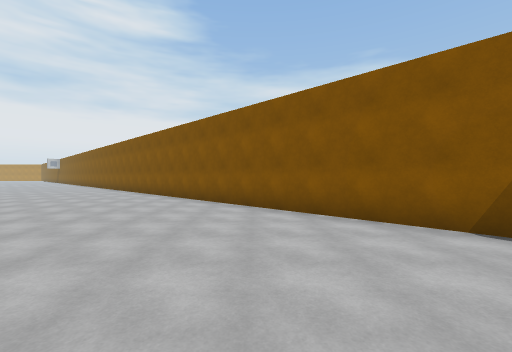
View 1 (above)

23 first-person views from a walk through a 3-D level made in the Unity game engine. The camera is 1.5 m above the floor, looks level and sees 90° across. The floor is counted in squares, 2 m on a side. Each view is taken from the middle of a square. On the plan, view 1 faces up. The plan holds only what a view shows up to about 9 squares ahead; the rest is blank. The place goes on beyond the plan. Some surface patterns are stand-ins.

View 2
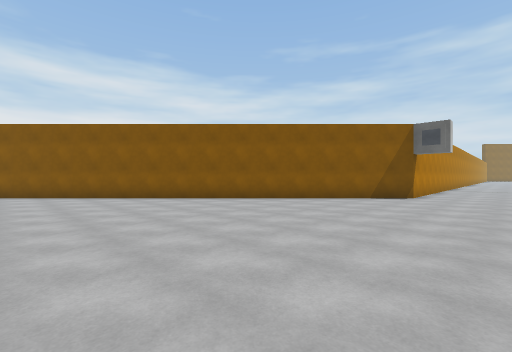

View 3
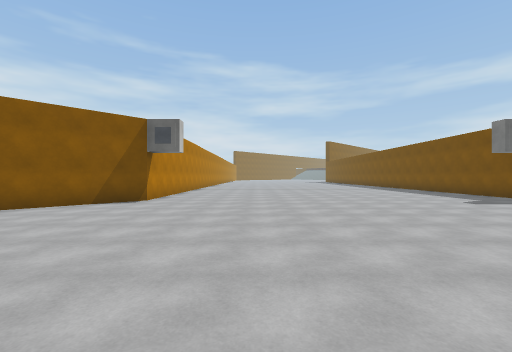

View 4
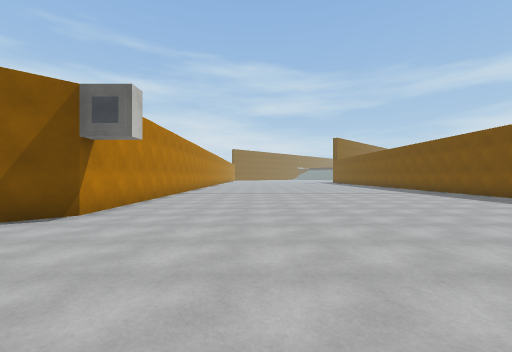

View 5
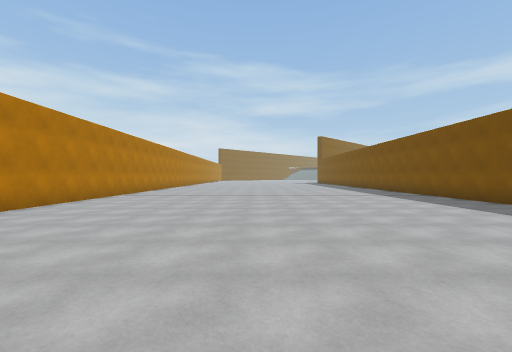

View 6
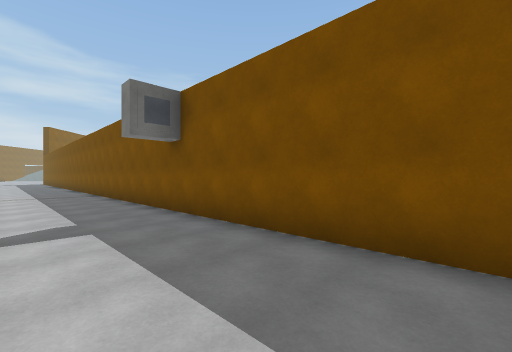

View 7
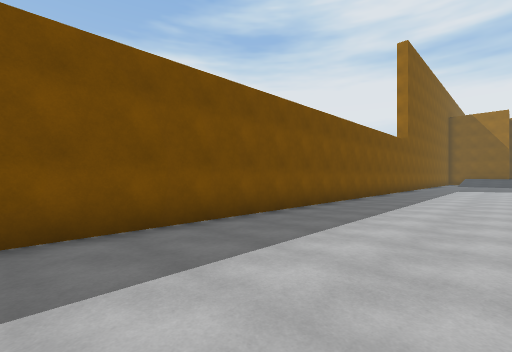

View 8
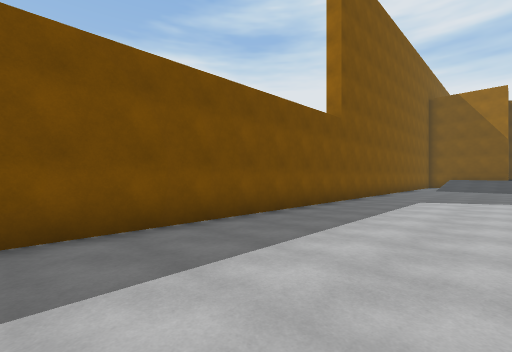

View 9
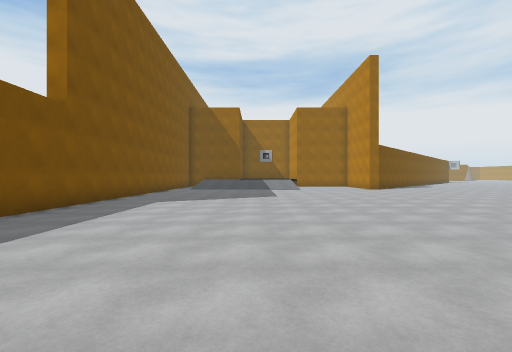

View 10
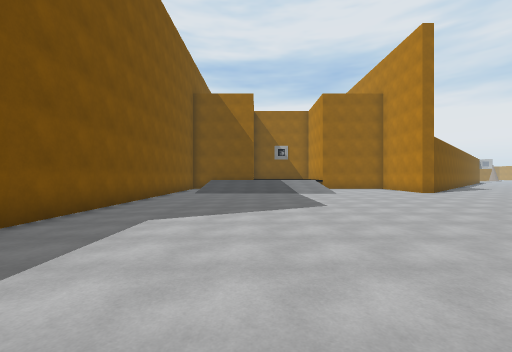

View 11
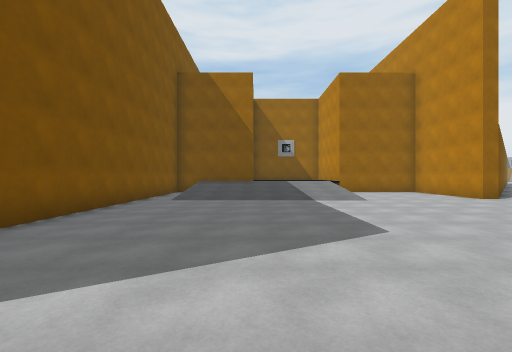

View 12
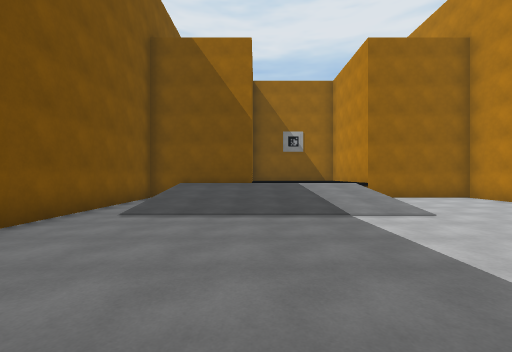

View 13
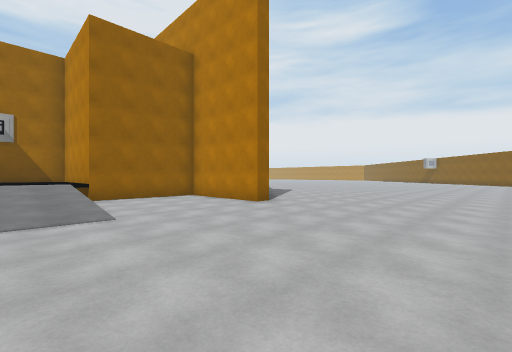

View 14
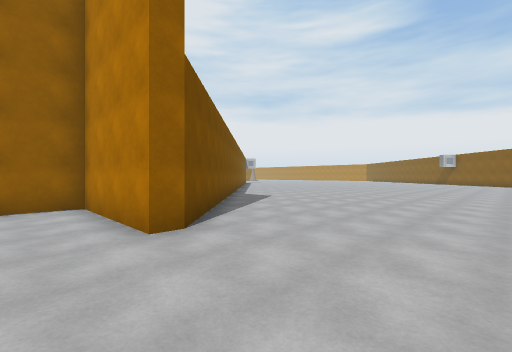

View 15
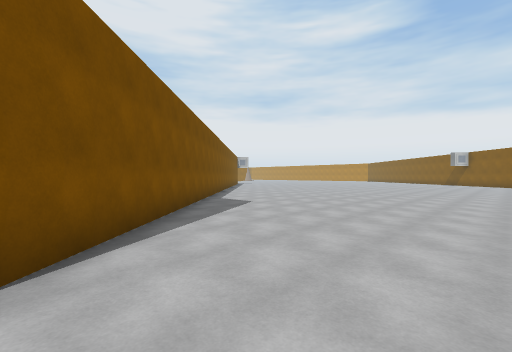

View 16
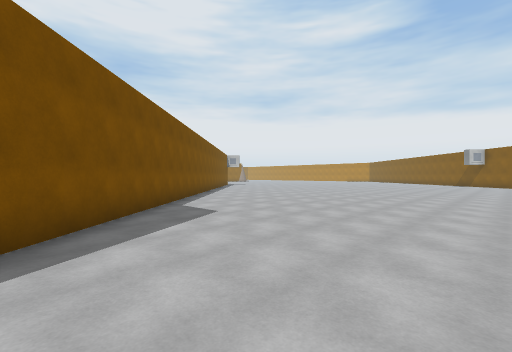

View 17
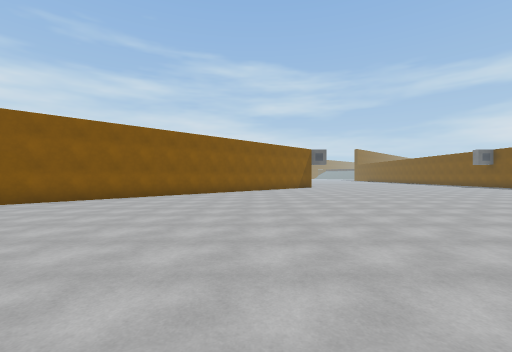

View 18
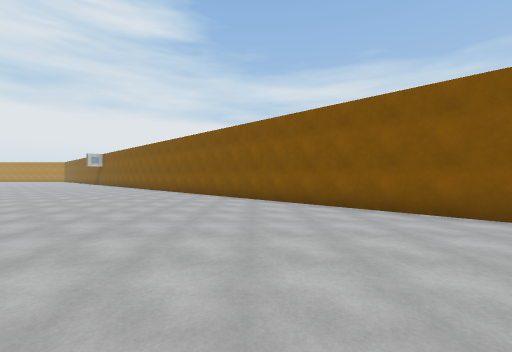

View 19
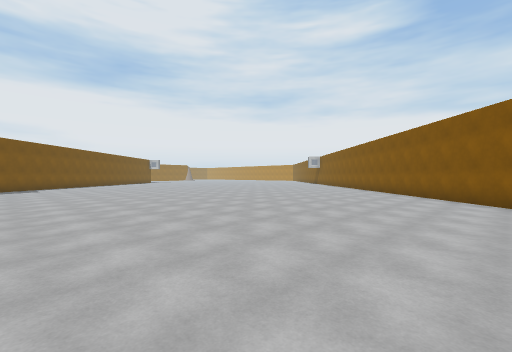

View 20
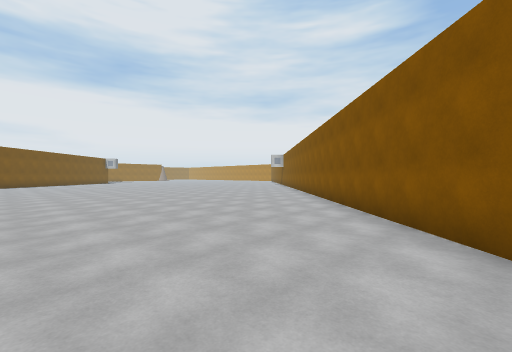

View 21
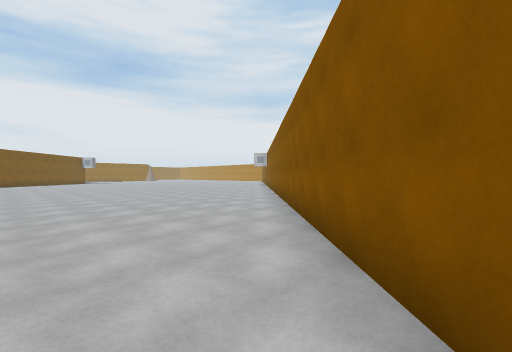

View 22
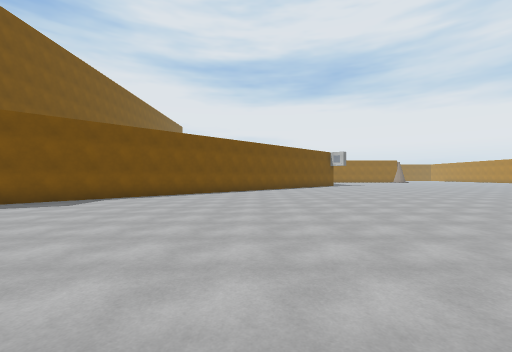

View 23
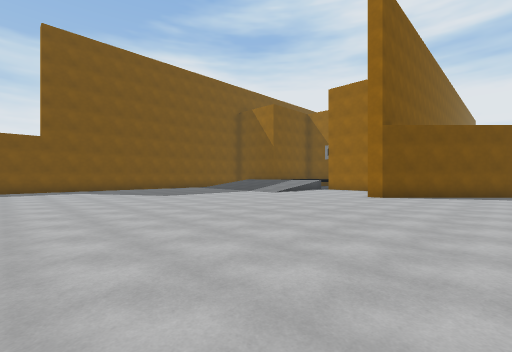

### Floor plan
Key: @ floor where view 1 was taken; # wall or solid block; . main floor; : floor 1 m higher than the main floor; / step, stairs or slope.
Columns run from 26 left of view 1 to 9 right of it. Each row starts with its distance up from view 1.
 15 ........  .......##
 14 ..................##
 13 ...................##
 12 ....................##
 11 .....................##
 10 ......................##
  9 .......................##
  8 ........................##
  7 #........................##
  6 ##........................##
  5  ##........................##
  4   ##........................##
  3    ##........................#######
  2   ####.......... ...................
  1   #.............  ..................
  0   #.............   .......@.........
 -1   #..............   ................
 -2 ###...............   ...............
 -3 :::////............     ............
 -4 :::////.............     ...........
 -5   :////..............     ..........
 -6   #////.............................
 -7   #////.............................
 -8   #////.............................
 -9   #.................................
-10   ##################################

Positions as (right, up) in squares from view 1, and headings:
1: (0, 0), facing up
2: (-6, 0), facing up-right
3: (-4, -1), facing right
4: (-1, -1), facing right
5: (0, -3), facing right
6: (-1, -7), facing down-right
7: (2, -6), facing down-left
8: (-5, -6), facing down-left
9: (-6, -5), facing left
10: (-9, -6), facing left
11: (-12, -6), facing left
12: (-15, -6), facing left
13: (-15, -4), facing up-left
14: (-17, 0), facing up-left
15: (-18, 2), facing up-left
16: (-19, 4), facing up-left
17: (-13, 6), facing right
18: (-8, 6), facing up
19: (-8, 6), facing up-left
20: (-7, 10), facing up-left
21: (-7, 12), facing up-left
22: (-17, 12), facing left
23: (-11, 5), facing down-left
